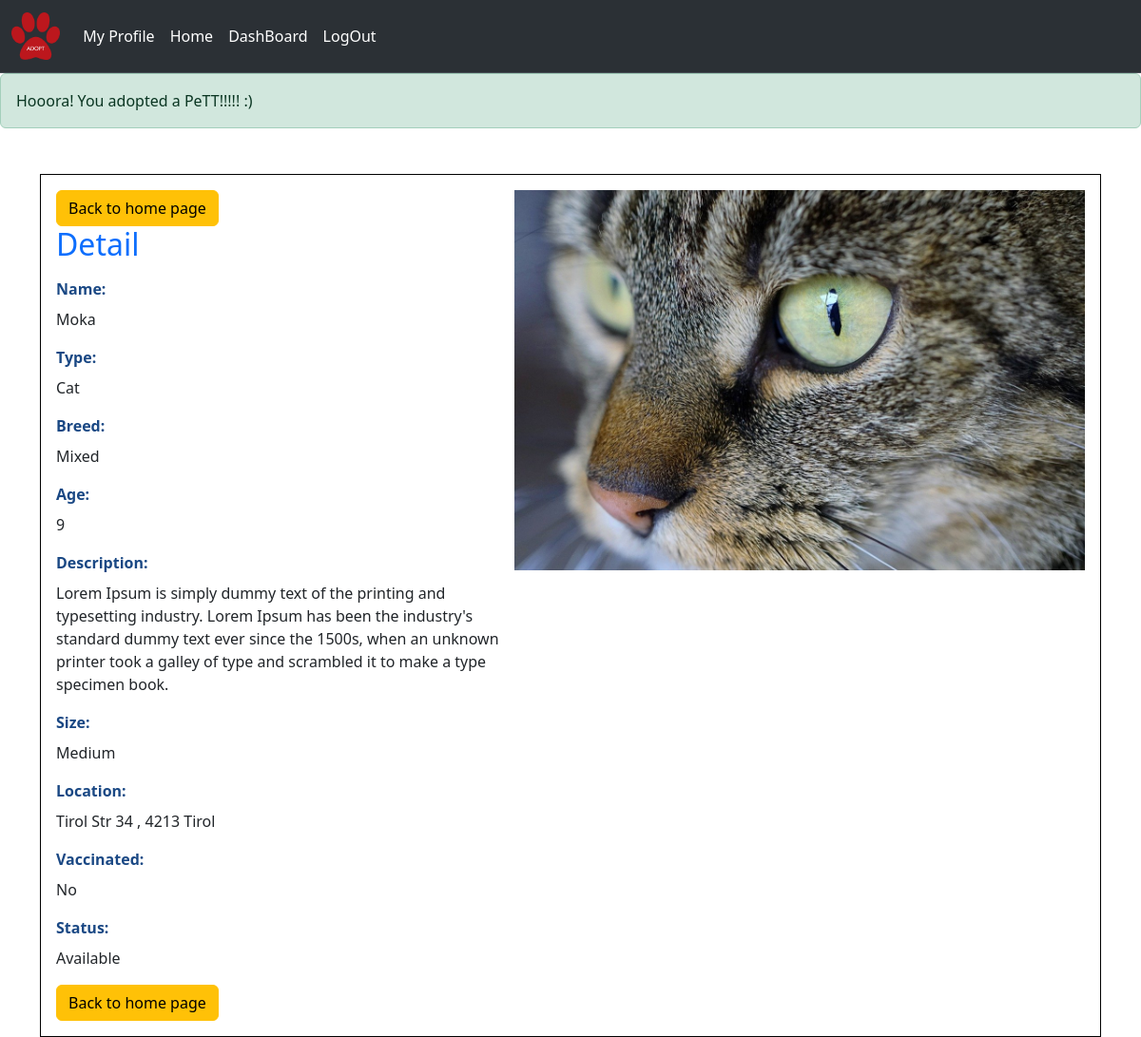
The app's page /detail.php?pet_id=4 (signed in) with its own data.
### tables this page shows
CREATE TABLE `animal` (
  `id` int(11) NOT NULL,
  `name` varchar(255) NOT NULL,
  `picture` varchar(255) NOT NULL,
  `location` varchar(255) NOT NULL,
  `description` varchar(1000) NOT NULL,
  `size` enum('Small','Medium','Large') DEFAULT 'Small',
  `age` smallint(6) DEFAULT NULL,
  `vaccinated` enum('Yes','No') DEFAULT 'Yes',
  `status` enum('Adopted','Available') DEFAULT 'Available',
  `type` varchar(100) DEFAULT NULL,
  `breed` varchar(100) DEFAULT NULL
);

### public/functions.php (called while the page is built, shortened)
<?php
function retreive_form_database($connect ,$sql) {
    $result = mysqli_query($connect , $sql);
    $row = mysqli_fetch_assoc($result);
    if (mysqli_num_rows($result) > 0) {
        return $row;
    }
    return false;
}
?>

### detail.php (the view, shortened to what this page needs)
<?php
    if (!isset($_SESSION['adm']) && !isset($_SESSION['user'])) {
            header( "Location: login.php" );
    } else if (isset($_SESSION['user'])) {
        $user_id = $_SESSION['user'];
    } elseif (isset($_SESSION['adm']) ) {
        $user_id = $_SESSION['adm'];
    }
    require_once "public/db_connect.php";
    include_once "public/functions.php";
    $pet_id = 0;
    $layout = "";
    if (isset($_GET['adoption'])) {
        if ($_GET['adoption'] == "yes") {
            $adoption = True;
        }
    } else if (isset($_GET['pet_id'])) {
        $pet_id = intval($_GET['pet_id']);
    }
    if (isset($_GET['pet_id']))  {
        $sql = "INSERT INTO `pet_adoption`(`user_id`, `pet_id`, `adoption_date`) VALUES ($user_id,$pet_id,NOW())";
        if (mysqli_query($connect, $sql)) {
            $sql ="UPDATE `animal` SET `status`='Adopted' WHERE id =".$pet_id;
            if (mysqli_query($connect, $sql)) {
                $layout .= "<div class='alert alert-success' role='alert'>
                Hooora! You adopted a PeTT!!!!! :)
                </div>";
            } else {
            $layout .= "<div class='alert alert-danger' role='alert'>
            Try Again Later....:(! ,
            </div>";
            header("refresh : 3 , url = home.php");
            }
        } else {
            $layout .= "<div class='alert alert-danger' role='alert'>
            Try Again Later....:(!
            </div>";
            header("refresh : 3 , url = home.php");
        }
    }
    $name = $name_error = $breed = $breed_error = $age = $age_error ="";
    $type = $type_error = $description = $description_error = $location = $location_error = "";
    $sql = "select * from animal where id =". $pet_id;
    $row = retreive_form_database($connect ,$sql);
    if ($row) {
        $name = $row['name'];
        $breed = $row['breed'];
        $age = $row['age'];
        $type = $row['type'];
        $size = $row['size'];
        $description = $row['description'];
        $location = $row['location'];
        $vaccinated = $row['vaccinated'];
        $status = $row['status'];
        $picture = $row['picture'];
    }
?>
<!DOCTYPE html>
<html lang="en">
<head>
    <link rel="stylesheet" href="css/main.css">
    <link href="https://cdn.jsdelivr.net/npm/bootstrap@5.3.0/dist/css/bootstrap.min.css"  rel="stylesheet">
</head>
<body>
    <?php
        include  "public/navbar.php";
    ?>
    <?= $layout ?>
    <div class="container mt-5">
    <div class="grid-container border border-black p-3">
    <div>
            <a href="home.php" class="btn btn-warning">Back to home page</a>
            <div>
                <h2 class="text-primary">Detail</h2>
            </div>
            <div class="mb-3 mt-3 w-90">
                <label for="name" class= "form-label">Name: </label><br><?=$name ?>
            </div>
            <div class="mb-3 w-90">
                <label for="type" class="form-label">Type: </label><br><?=$type ?>
            </div>
            <div class="mb-3 w-90">
                <label for="breed" class="form-label">Breed: </label><br><?=$breed ?>
            </div>
            <div class="mb-3 w-90">
                <label for="age" class="form-label">Age:</label><br><?=$age ?>
            </div>
            <div class="mb-3 mt-3 w-90">
                <label for="description" class= "form-label">Description:</label><br><?=$description ?>
            </div>
            <div class="mb-3 w-90">
                <label for="size" class="form-label">Size:</label><br><?=$size ?>
            </div>
            <div class="mb-3 mt-3 w-90">
                <label for="location" class= "form-label">Location:</label><br><?=$location ?>
            </div>
            <div class="mb-3 mt-3 w-90">
                <label for="vaccinated" class= "form-label">Vaccinated:</label><br><?=$vaccinated ?>
            </div>
            <div class="mb-3 mt-3 w-90">
                <label for="vaccinated" class= "form-label">Status:</label><br><?=$status ?>
            </div>
            <a href="home.php" class="btn btn-warning">Back to home page</a>
    </div>
    <div>
        <div class="mb-3 d-flex justify-content-center ">
            <img src="picture_animal/<?= $picture ?>" class="home_pic" >
        </div>
    </div>
    </div>
    </div>
</body>
</html>

### CSS/main.css (style rules this page uses)
body,html { padding : 0px; margin: 0px; box-sizing: border-box; }
.home_pic { width: 600px; }
.grid-container { display: grid; grid-template-columns: auto auto ; grid-gap: 10px; }
.form-label { font-weight: bold; color:rgb(26, 72, 132) }

### records on screen
animal: name "Moka", type "Cat", breed "Mixed", age "9", description "Lorem Ipsum is simply dummy text of the printing and typesetting industry. Lorem Ipsum has been the industry's standard dummy text ever since the 1500s, when an unknown printer took a galley of type and scrambled it to make a type specimen book.", size "Medium", location "Tirol Str 34 , 4213 Tirol", vaccinated "No", status "Available", picture (picture)
